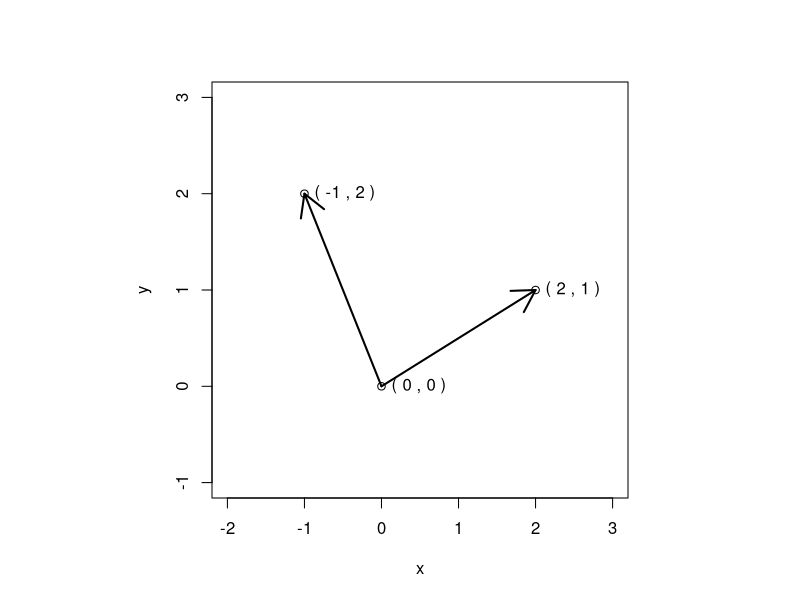

Here is the R script that generated this plot:
## ---- chunk 1
knitr::opts_chunk$set(echo = FALSE)
## ---- chunk 2
par(pty="s")

x = c(0,2,-1)
y = c(0,1,2)
      
vdata = data.frame(x,y)

x = as.list(x)
y = as.list(y)

for (i in 1:3){
  x[i] <- toString(x[i])
  y[i] <- toString(y[i])
}


rownames(vdata) = c(paste("(",x[1], ",", y[1], ")"),
                    paste("(",x[2], ",", y[2], ")"),
                    paste("(",x[3], ",", y[3], ")"))
                    


plot(y~x, 
     ylim = c(-1,3),
     xlim = c(-2,3),
     main = "", xlab = "x", ylab = "y",
     data = vdata)

with(vdata, text(y~x, labels = rownames(vdata), pos = 4))


arrows(0,0,vdata$x[2],vdata$y[2], lwd=2)
arrows(0,0,vdata$x[3],vdata$y[3], lwd=2)
